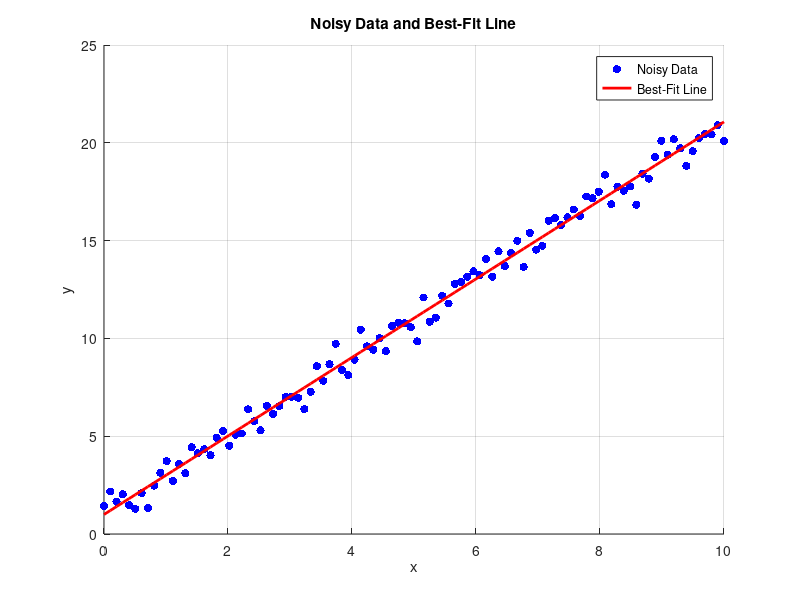
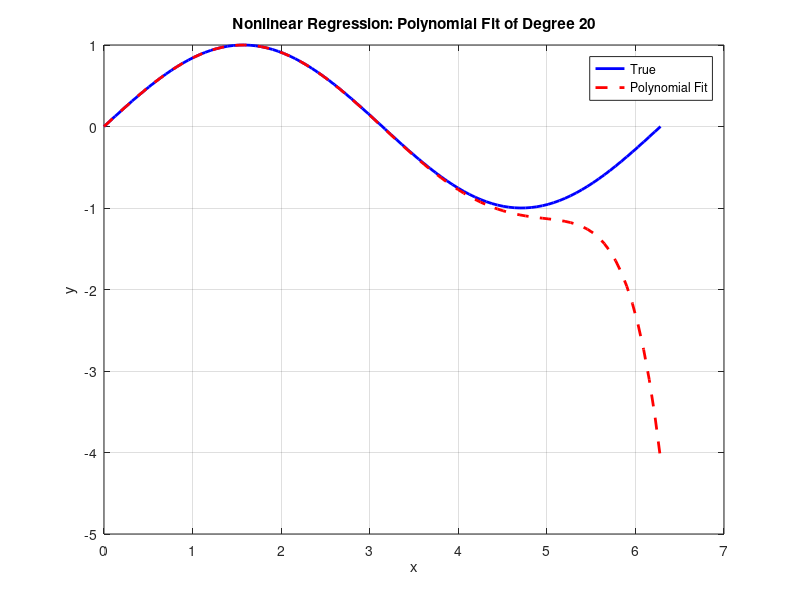
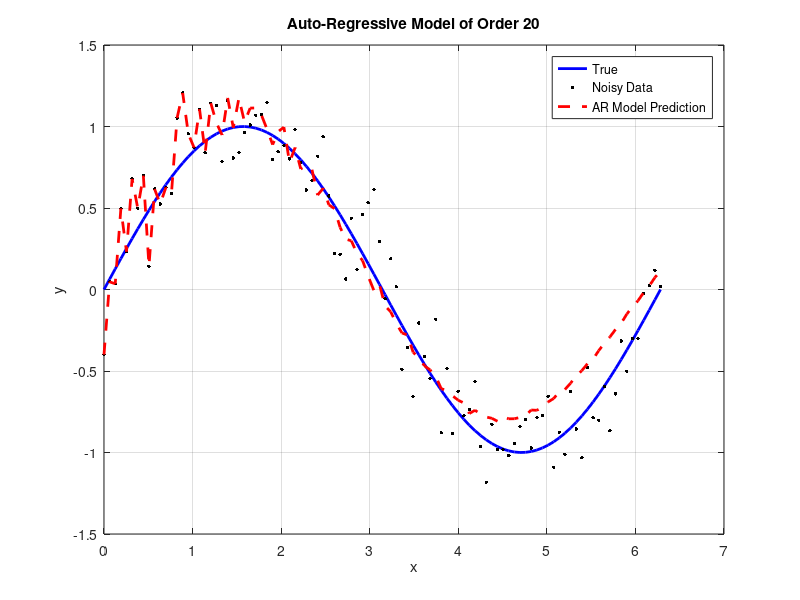

Source code (MATLAB) for these figures, in order:
%%%%%%%%%%%%%%%%%%%%%%%%%%%%%%Linear Reg%%%%%%%%%%%%%%%%%%%%%%%%%%%%%%%%%%%%
%%
clc;
clear all;

m_true = 2; % Slope
c_true = 1; % Intercept

% Generate 100 data points with noise
n_points = 100;
x = linspace(0, 10, n_points)';
noise = randn(n_points, 1) * 0.5; 
y_noisy = m_true * x + c_true + noise;


figure;
scatter(x, y_noisy, 'b', 'filled');
hold on;
xlabel('x');
ylabel('y');
title('Noisy Data and Best-Fit Line');
grid on;


A = [x, ones(n_points, 1)]; 
b = y_noisy;                


% x_ls = pinv(A)*b;
x_ls = inv(A'*A)*A'*b;


m_estimated = x_ls(1);
c_estimated = x_ls(2);


y_fit = m_estimated * x + c_estimated;
plot(x, y_fit, 'r', 'LineWidth', 2);
legend('Noisy Data', 'Best-Fit Line');


disp(['Estimated slope (m): ', num2str(m_estimated)]);
disp(['Estimated intercept (c): ', num2str(c_estimated)]);


%%%%%%%%%%%%%%%%%%%%%%%%%%%%%%NoN-Linear Reg%%%%%%%%%%%%%%%%%%%%%%%%%%%%%%%%%%%%
%%
clc;
clear all;

n_points = 100;       
x = linspace(0, 2*pi, n_points)'; 
y = sin(x); 
sigma_y = 0.001;

% Degree of the polynomial
n = 20; 

% Formulate Ax = b for the polynomial model
% A will contain powers of x up to x^n
A = zeros(n_points, n+1);
for i = 0:n
    A(:, i+1) = x.^i;
end
b = y + sigma_y*randn(n_points,1); % Vector b with true sin(x) values

% Solve for x using the least squares solution
% coefficients = pinv(A)*b; % Equivalent to inv(A'*A)*A'*b
coefficients = inv(A'*A)*A'*b;

% Generate polynomial fit from the coefficients
y_fit = A * coefficients;


figure;
plot(x, y, 'b-', 'LineWidth', 2); 
hold on;
plot(x, y_fit, 'r--', 'LineWidth', 2); 
xlabel('x');
ylabel('y');
title(['Nonlinear Regression: Polynomial Fit of Degree ', num2str(n)]);
legend('True', 'Polynomial Fit');
grid on;


disp('Estimated polynomial coefficients:');
disp(coefficients);
%%%%%%%%%%%%%%%%%%%%%%%%%%%%%%Auto-regressive%%%%%%%%%%%%%%%%%%%%%%%%%%%%%%%%%%%%
%%
clc;
clear all;


% Parameters
n_points = 100;                  
x = linspace(0, 2*pi, n_points)'; 
y_true = sin(x);                  
noise = 0.2 * randn(n_points, 1); 
y_noisy = y_true + noise;         

% Order of the AR model 
p = 20; 


A = zeros(n_points - p, p);
b = y_noisy(p+1:end); 

for i = 1:p
    A(:, i) = y_noisy(p+1-i:end-i); 
end

% Solve for AR coefficients using the least squares solution
coefficients = pinv(A)*b;


y_pred = zeros(n_points, 1);
y_pred(1:p) = y_noisy(1:p); 

for t = p+1:n_points
    y_pred(t) = sum(coefficients' .* y_pred(t-1:-1:t-p)');
end

% Plot the true function, noisy data, and AR model predictions
figure;
plot(x, y_true, 'b-', 'LineWidth', 2); 
hold on;
plot(x, y_noisy, 'k.', 'MarkerSize', 8); 
plot(x, y_pred, 'r--', 'LineWidth', 2); 
xlabel('x');
ylabel('y');
title(['Auto-Regressive Model of Order ', num2str(p)]);
legend('True', 'Noisy Data', 'AR Model Prediction');
grid on;

disp('Estimated AR coefficients:');
disp(coefficients);